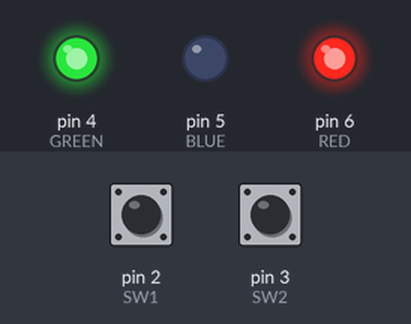
This sketch was run on a simulated Arduino Uno, built with avr-gcc and run on an emulated ATmega328P. On the bench: output pins drawn as LEDs (lit = HIGH). Dashed ring = blinking. Inputs (shaded band) come from the test bench; at power-on: pin 2 (SW1) HIGH, pin 3 (SW2) HIGH.

Above: at 1.8 s.
1.9 s: pin 2 (SW1) pulled LOW for 0.6 s
At 2.4 s:
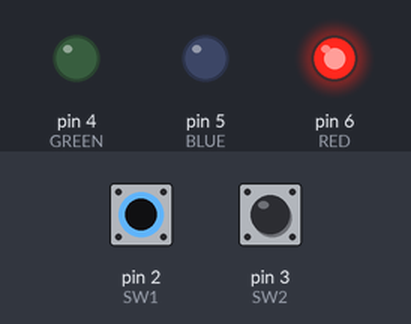
4.9 s: pin 3 (SW2) pulled LOW for 3.2 s
At 6.9 s:
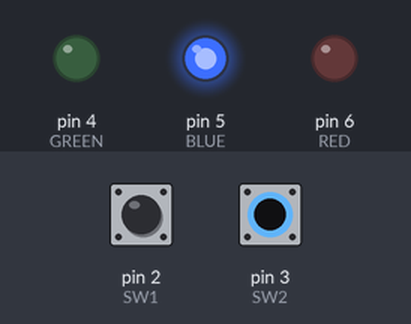
9.6 s: pin 2 (SW1) pulled LOW for 1 s
At 9.73 s:
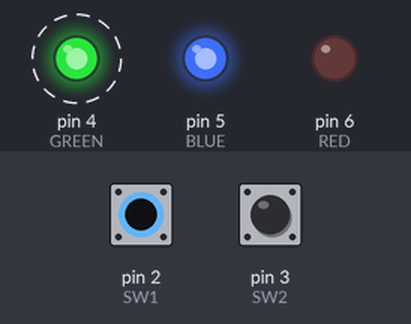
12.6 s: pin 3 (SW2) pulled LOW for 3.2 s
At 15.25 s:
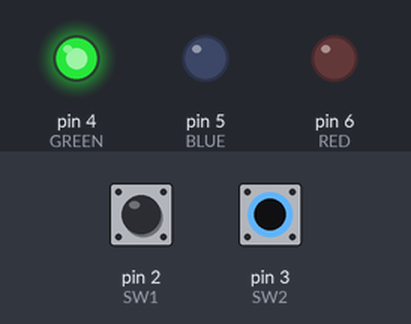
18.1 s: pin 3 (SW2) pulled LOW for 0.6 s
At 18.5 s:
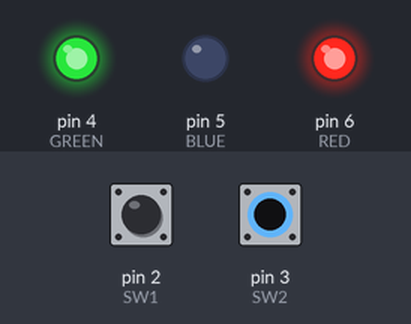
21.1 s: pin 3 (SW2) pulled LOW for 1 s
At 21.5 s:
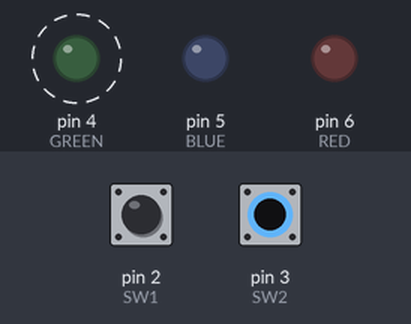
Timing chart, 0 to 25.1 s (numbered marks = the images above; inputs shaded):
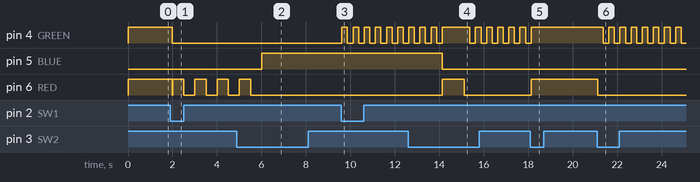

Measured:
- after the input at 1.9 s, pin 4 (GREEN): HIGH → LOW after 0.10 s; pin 6 (RED): HIGH → LOW after 0.10 s, then repeats every 1.0 s: HIGH 0.50 s, LOW 0.50 s
- after the input at 4.9 s, pin 5 (BLUE): LOW → HIGH after 1.1 s; pin 6 (RED): goes on until 5.5 s, then stays LOW
- after the input at 9.6 s, pin 4 (GREEN): alternates HIGH for 0.25 s and LOW for 0.25 s, starting at once
- after the input at 12.6 s, pin 5 (BLUE): HIGH → LOW after 1.5 s; pin 6 (RED): LOW → HIGH after 1.5 s, → LOW 1.0 s later
- after the input at 18.1 s, pin 4 (GREEN): goes on until 18.1 s, then stays HIGH; pin 6 (RED): LOW → HIGH at once
- after the input at 21.1 s, pin 4 (GREEN): alternates HIGH for 0.25 s and LOW for 0.25 s, starting after 0.28 s; pin 6 (RED): HIGH → LOW at once

The sketch:

assignment1_blink.ino
```cpp
// LEDS and BUTTONS
const int GREEN=4;
const int BLUE=5;
const int RED=6;
const int SW1=2;
const int SW2=3;


//  button and led variables
int buttonSwitch1 = 0;
int buttonSwitch2 = 0;
int button1_pressed = 0;
int button2_pressed = 0;
int green_state = 0;
int red_state = 0;
unsigned long firstClickTime;
bool firstClick = false;

// LED delays
int green_led_delay=500;
int red_led_delay=500;
int fdelay=-1;  // Detarmines the delay at each step on the turn_on_off function
int green_led_operation=0;  // if green led operation==1 then green_led_delay/2 else  green_led_delay*2


void setup() {
  pinMode(GREEN, OUTPUT); //Green Led
  pinMode(BLUE, OUTPUT); //Blue Led
  pinMode(RED, OUTPUT);  //Red Led
  pinMode(SW1, INPUT_PULLUP); //SW1 as input
  pinMode(SW2, INPUT_PULLUP); //SW2 as input
  Serial.begin(9600);
}

void button1_click()
{
  if (buttonSwitch1 == LOW)
  {
    delay(10);
    button1_pressed++;
  }
}

void button2_click()
{
  if (buttonSwitch2 == LOW) {
    if (!firstClick) {
      firstClick = true;
      firstClickTime = millis();
    } else {
      // Detect single click
      if (millis() - firstClickTime < 500) {
        // Double click detected
        digitalWrite(BLUE, HIGH);  // turn the LED on (HIGH is the voltage level)
      } else {
        // Single click
        button2_pressed++;
        green_led_operation=!green_led_operation;
        green_led_delay=green_led_operation==1?green_led_delay/2:green_led_delay*2;
        digitalWrite(BLUE, LOW);  // turn the LED on (HIGH is the voltage level)
      }
      firstClick = false;
    }
  }
}


void turn_on_off(int LED)
{
  fdelay=LED==GREEN?green_led_delay:red_led_delay;
  digitalWrite(LED,HIGH);
  delay(fdelay);
  digitalWrite(LED,LOW);
  delay(fdelay);
}

void set_led_states()
{
  green_state=button1_pressed%2==0?1:0;
  red_state=button2_pressed%2==0?1:0;
}

void loop() {
  // put your main code here, to run repeatedly:
  buttonSwitch1 = digitalRead(SW1);
  buttonSwitch2 = digitalRead(SW2);

  button1_click();
  button2_click();
  set_led_states();


  if (green_state ==1 && red_state ==1)
  {
    digitalWrite(GREEN, HIGH);  // turn the LED on (HIGH is the voltage level)
    digitalWrite(RED, HIGH);  // turn the LED on (HIGH is the voltage level)
    delay(green_led_delay);
    digitalWrite(GREEN, LOW);  // turn the LED off
	if(green_led_delay==250)
	{
		delay(green_led_delay);
	}
    digitalWrite(RED, LOW);   // turn the LED off by making the voltage LOW
  }
  else if (green_state ==1 && red_state ==0)
  {
    turn_on_off(GREEN);
  }
  else if (green_state ==0 && red_state ==1)
  {
    turn_on_off(RED);
  }
  else
  {
    digitalWrite(GREEN, LOW);  // turn the LED on (HIGH is the voltage level)
    digitalWrite(RED, LOW);  // turn the LED on (HIGH is the voltage level)
  }
}
```
